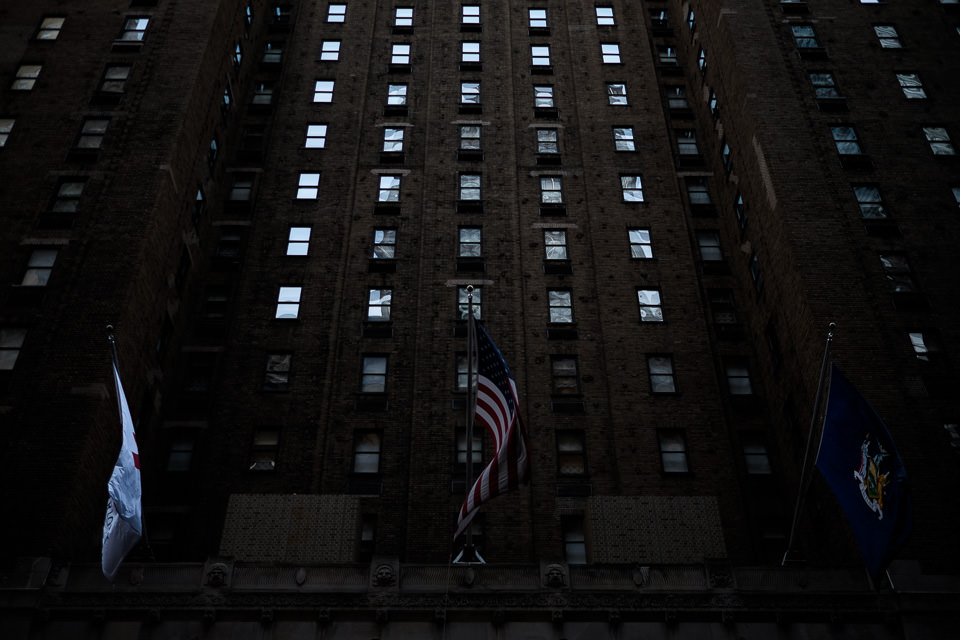
#> input picture images/rndm2.jpg, 960 x 640 px
$ python testing.py
#> lines starting #> are read from the running program, lines starting #| are printed output that depends on the picture; long printed decimals are rounded
import PIL
from PIL import Image, ImageStat, ImageEnhance

im = Image.open("images/rndm2.jpg")
#> im is the input picture: PIL image 960x640 RGB; mean R, G, B 18.6, 17.9, 18
bw = im.convert("L")
imagebr = ImageStat.Stat(bw)
imagebr = imagebr.rms
#> imagebr = [32.69]
print(imagebr)
#| [32.688]

Enhanceamount = 2
enhanced = ImageEnhance.Brightness(im).enhance(Enhanceamount)
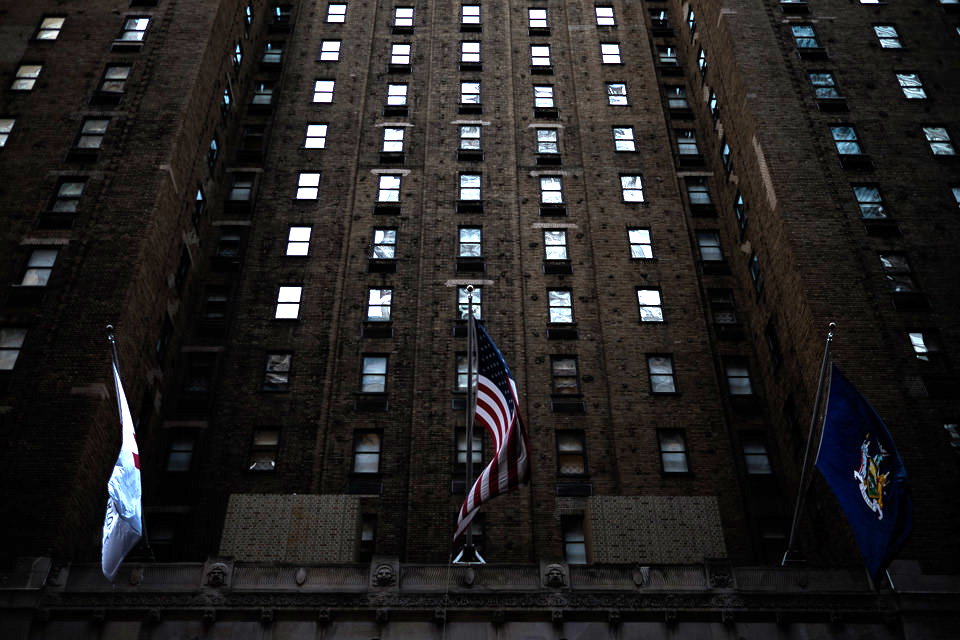
#> enhanced: PIL image 960x640 RGB; mean R, G, B 35.8, 33.6, 33
enhancedbw = enhanced.convert("L")
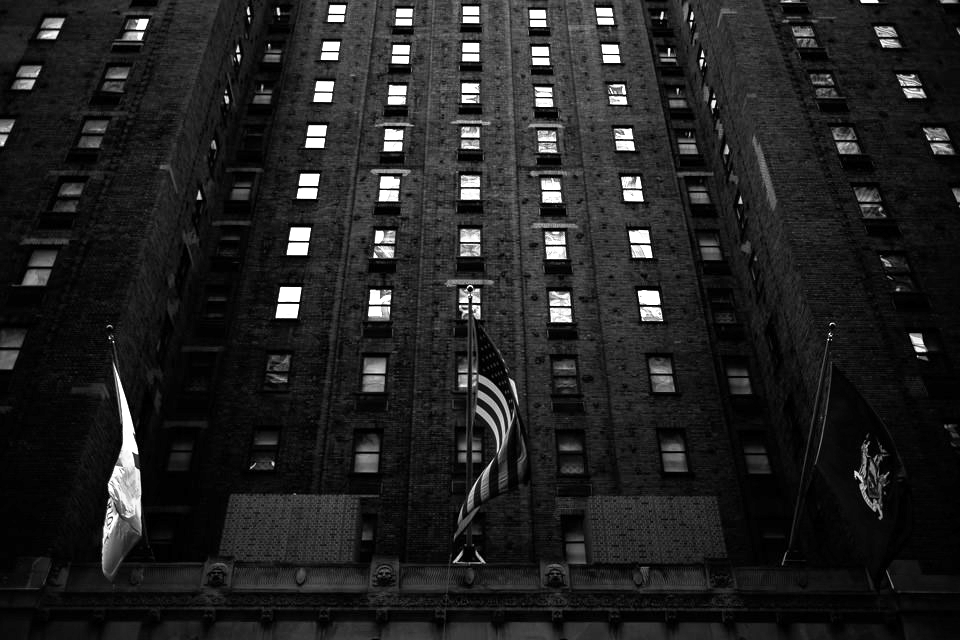
#> enhancedbw: PIL image 960x640 L; min 0, max 255, mean 34.2
enhancedbw = ImageStat.Stat(enhancedbw).rms
#> enhancedbw = [54.55]
print(enhancedbw)
#| [54.554]

$ run again, with images/20240315_134828.jpg copied over images/rndm2.jpg
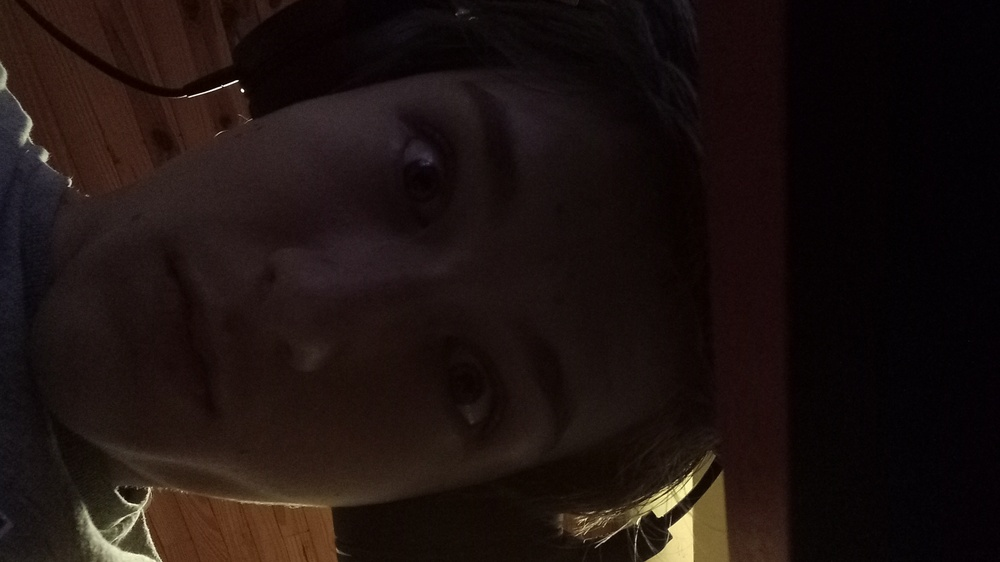
#> input picture images/20240315_134828.jpg, 1000 x 562 px, shrunk from 1890 x 1063 before the run
#> im is the input picture: PIL image 1000x562 RGB; mean R, G, B 28.9, 18.2, 15.8
#> `bw = im.convert("L")`:
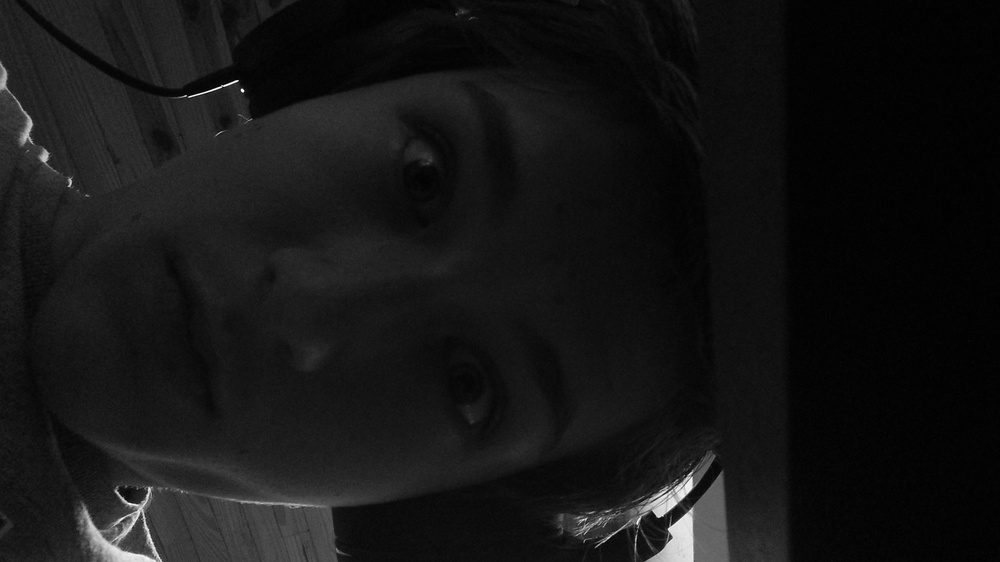
#> bw: PIL image 1000x562 L; min 0, max 254, mean 21.1
#> imagebr = [30.85]
#| [30.852]
#> `enhancedbw = enhanced.convert("L")`:
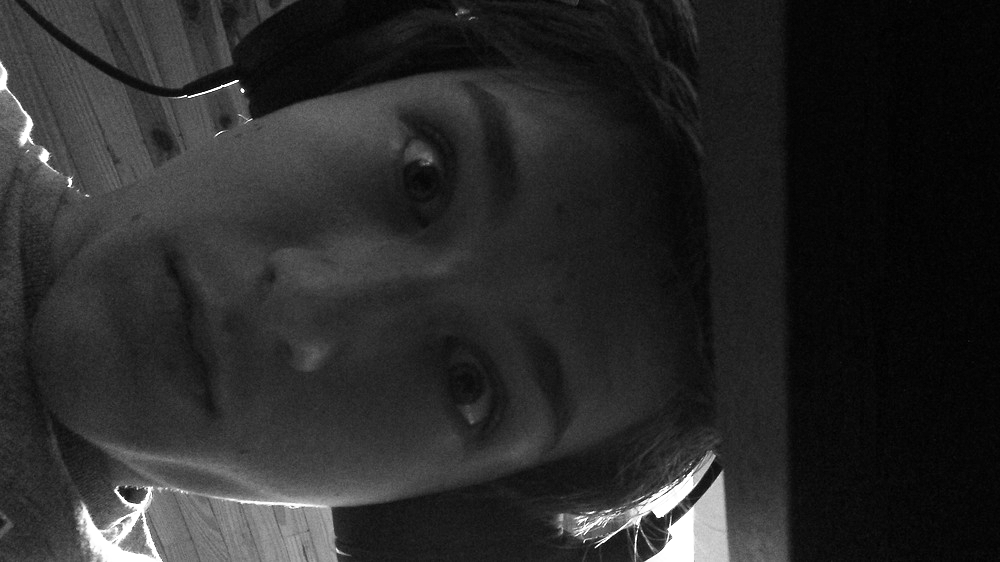
#> enhancedbw: PIL image 1000x562 L; min 0, max 255, mean 41.2
#> `enhancedbw = ImageStat.Stat(enhancedbw).rms`: enhancedbw = [55.82]
#| [55.819]

$ run again, with images/6B5lT.jpg copied over images/rndm2.jpg
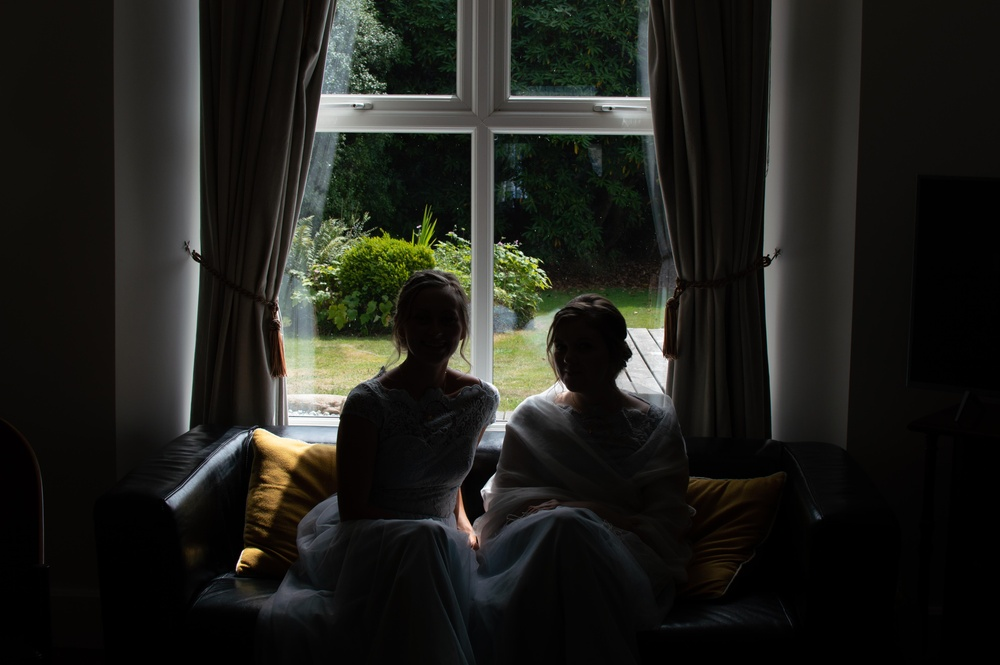
#> input picture images/6B5lT.jpg, 1000 x 665 px, shrunk from 6016 x 4000 before the run
#> im is the input picture: PIL image 1000x665 RGB; mean R, G, B 31.8, 32.3, 27.6
#> `bw = im.convert("L")`:
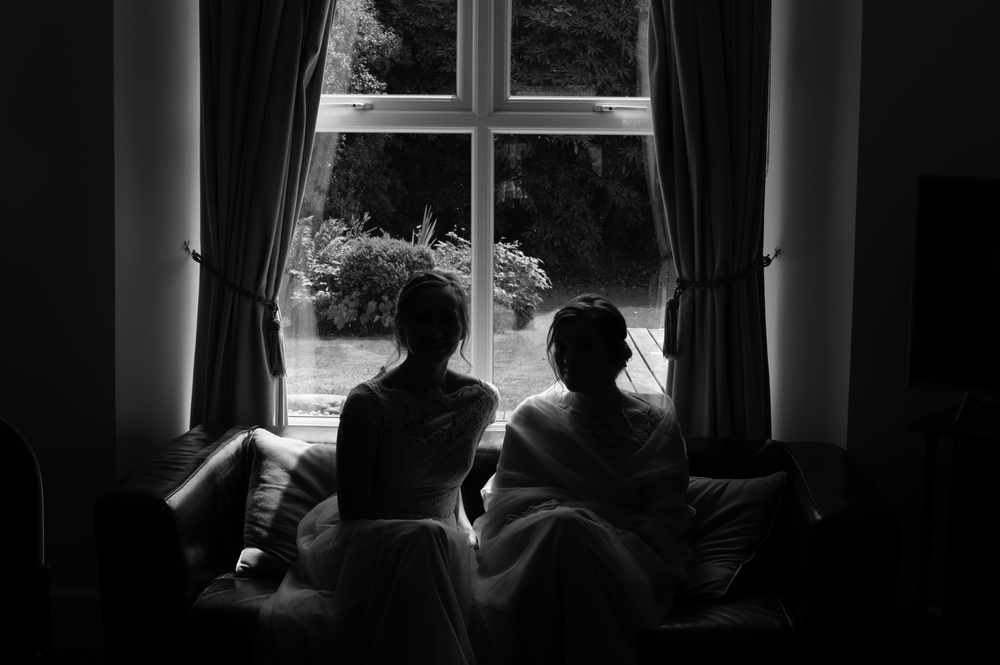
#> bw: PIL image 1000x665 L; min 0, max 255, mean 31.6
#> imagebr = [55.03]
#| [55.032]
#> `enhancedbw = enhanced.convert("L")`:
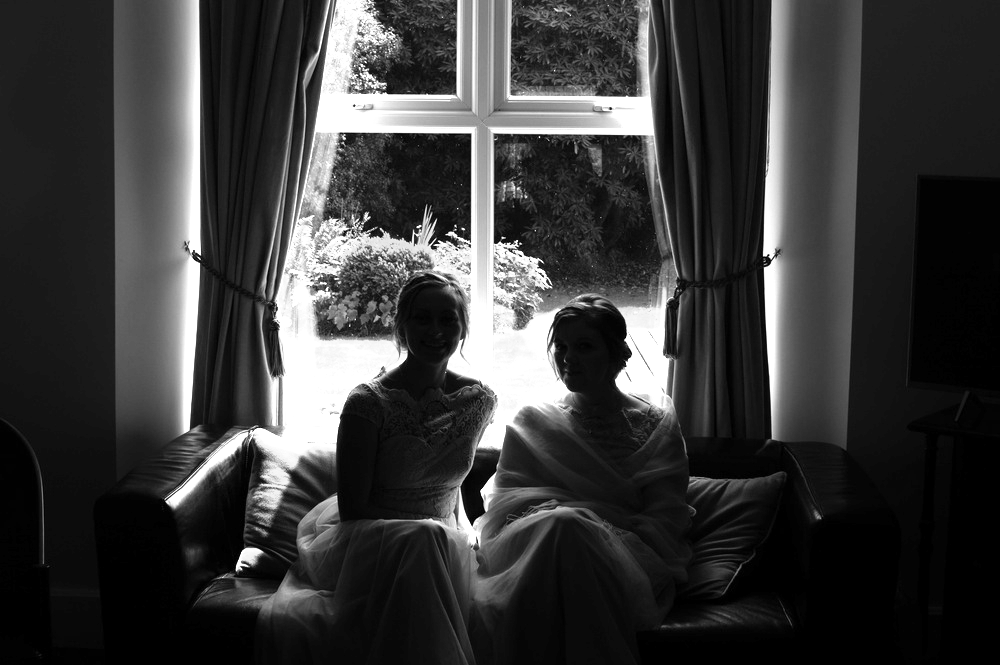
#> enhancedbw: PIL image 1000x665 L; min 0, max 255, mean 57.5
#> `enhancedbw = ImageStat.Stat(enhancedbw).rms`: enhancedbw = [91.88]
#| [91.884]
